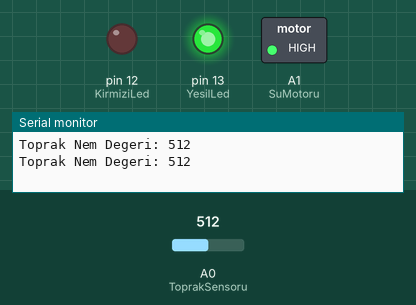
A sketch run on a simulated Arduino Uno, built with avr-gcc and run on an emulated ATmega328P. Shown: switched loads named in the sketch (green lamp = pin HIGH), output pins drawn as LEDs (lit = HIGH), the last lines printed to the serial monitor. The inputs (shaded band) are chosen by the test bench; at power-on: A0 (ToprakSensoru) = 512.

Above: at 1.8 s.
1.9 s: A0 (ToprakSensoru) set to 693
3.4 s: A0 (ToprakSensoru) set to 715
At 4.6 s:
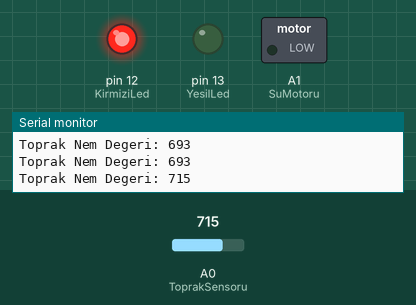
5.5 s: A0 (ToprakSensoru) set to 690
At 7.2 s:
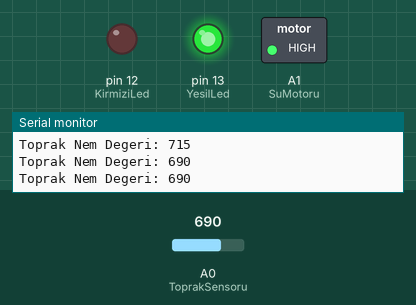
7.5 s: A0 (ToprakSensoru) set to 710
At 8.9 s:
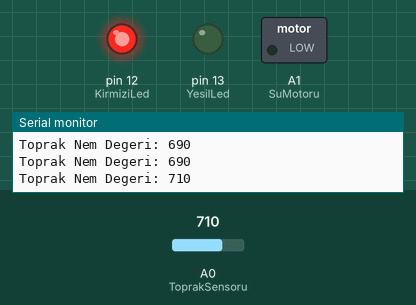
Timing chart, 0 to 10.5 s (numbered marks = the images above; inputs shaded):
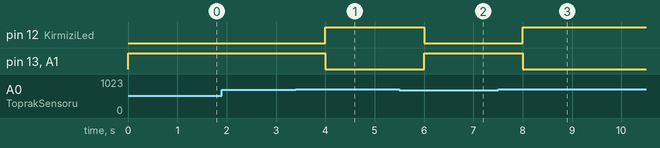

Measured:
- the behaviour switches between 700 and 701 on A0 (ToprakSensoru) (found by bisection; images 0 and 1)
- after the input at 3.4 s, pin 12 (KirmiziLed): LOW → HIGH after 0.60 s; pin 13 (YesilLed), A1 (SuMotoru): HIGH → LOW after 0.60 s
- after the input at 5.5 s, pin 12 (KirmiziLed): HIGH → LOW after 0.50 s; pin 13 (YesilLed), A1 (SuMotoru): LOW → HIGH after 0.50 s
- after the input at 7.5 s, pin 12 (KirmiziLed): LOW → HIGH after 0.50 s; pin 13 (YesilLed), A1 (SuMotoru): HIGH → LOW after 0.50 s

The sketch:

sketch_may26b.ino
```cpp
#define ToprakSensoru A0
#define SuMotoru A1
#define YesilLed 13
#define KirmiziLed 12
void setup() {
  pinMode(ToprakSensoru, INPUT);
  pinMode(SuMotoru, OUTPUT);
  pinMode(YesilLed, OUTPUT);
  pinMode(KirmiziLed, OUTPUT);
  digitalWrite(SuMotoru, HIGH);
  Serial.begin(9600);
}
void loop() {
  int sensorDegeri = analogRead(ToprakSensoru); // Sensör değerini oku
  Serial.print("Toprak Nem Degeri: ");
  Serial.println(sensorDegeri); // Sensör değerini Serial Monitör'e yazdır
  if (sensorDegeri > 700) {
    digitalWrite(SuMotoru, LOW);    // Motoru aç
    digitalWrite(YesilLed, LOW);    // Yeşil LED'i kapat
    digitalWrite(KirmiziLed, HIGH); // Kırmızı LED'i yak
  } else {
    digitalWrite(SuMotoru, HIGH);   // Motoru kapat
    digitalWrite(YesilLed, HIGH);   // Yeşil LED'i yak
    digitalWrite(KirmiziLed, LOW);  // Kırmızı LED'i kapat
  }
  delay(1000); // 1 saniye bekle
}
```
